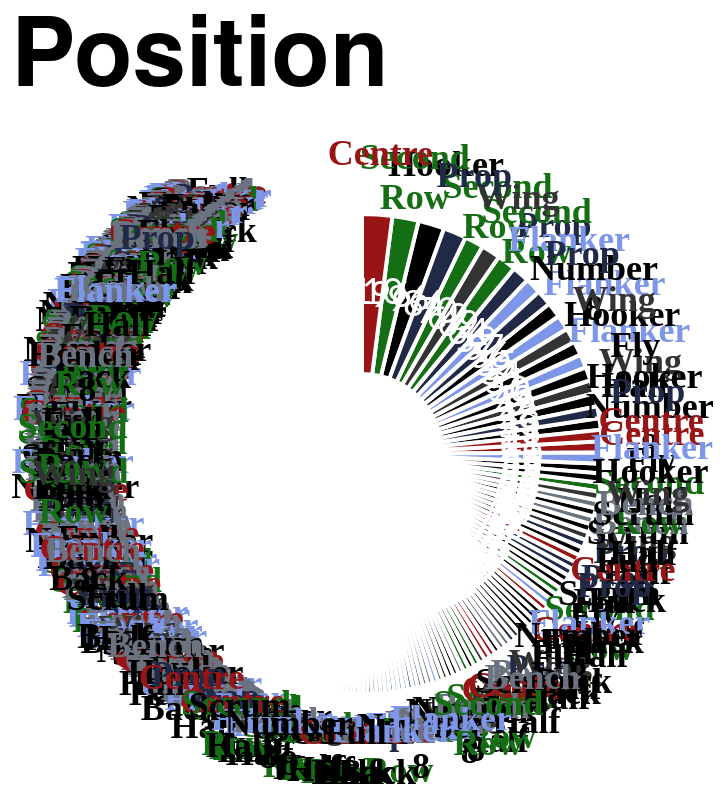

Express this chart as Vega-Lite.
### Vega-Lite specification from a JSON file in a GitHub repository (floating-point values rounded to 4 significant figures; data arrays with more than 128 entries replaced by an {"elided": "..."} marker saying what was removed)
{"config": {"axis": {"labelFont": "PT Sans Narrow, Helvetica Neue, Helvetica, Arial, sans-serif", "titleFont": "PT Sans Narrow, Helvetica Neue, Helvetica, Arial, sans-serif", "labelFontSize": 13, "titleFontSize": 24, "gridColor": "#202947", "gridOpacity": 0.2, "zindex": 1}, "text": {"font": "Lato, sans-serif"}, "bar": {"cornerRadiusEnd": 5}, "header": {"labelFont": "PT Sans Narrow, Helvetica Neue, Helvetica, Arial, sans-serif", "titleFont": "PT Sans Narrow, Helvetica Neue, Helvetica, Arial, sans-serif", "labelFontSize": 24, "titleFontSize": 28, "labelFontWeight": "bold", "orient": "left"}, "legend": {"labelFont": "PT Sans Narrow, Helvetica Neue, Helvetica, Arial, sans-serif", "titleFont": "PT Sans Narrow, Helvetica Neue, Helvetica, Arial, sans-serif", "labelFontSize": 14, "titleFontSize": 16, "titlePadding": 5, "fillColor": "white", "strokeColor": "black", "padding": 10, "titleFontWeight": "lighter", "titleFontStyle": "italic", "titleColor": "gray", "offset": 10}, "title": {"font": "PT Sans Narrow, Helvetica Neue, Helvetica, Arial, sans-serif", "fontSize": 48, "fontWeight": "bold", "anchor": "start", "align": "center", "titlePadding": 20, "subtitlePadding": 10, "subtitleFontSize": 13, "subtitleColor": "", "subtitleFontStyle": "italic", "offset": 15, "color": "black"}, "axisX": {"labelAngle": 0}, "facet": {"title": null, "header": null, "align": {"row": "each", "column": "each"}, "spacing": 10}, "resolve": {"scale": {"y": "independent", "facet": "independent"}}, "background": "transparent", "scale": {"offsetBandPaddingOuter": 0.2, "offsetBandPaddingInner": 0.1}, "view": {"stroke": null, "background": "transparent"}}, "layer": [{"mark": {"type": "arc", "innerRadius": 40, "outerRadius": 120, "stroke": "#ffffff", "strokeWidth": 2}, "encoding": {"color": {"field": "position", "legend": null, "scale": {"domain": ["Prop", "Flanker", "Second Row", "Centre", "Wing", "Fly Half", "Hooker", "Scrum Half", "Full Back", "Number 8", "Bench"], "range": ["#202946", "#7d96e8", "#146f14", "#991515", "#333333", "#000000", "#000000", "#000000", "#000000", "#000000", "#6b7280"]}, "sort": {"field": "sort_order", "op": "min", "order": "ascending"}, "type": "nominal"}, "order": {"field": "appearances", "sort": "ascending", "type": "quantitative"}, "theta": {"field": "appearances", "sort": "descending", "stack": true, "title": "Appearances", "type": "quantitative"}, "tooltip": [{"field": "player", "title": "Player", "type": "nominal"}, {"field": "position", "title": "Position", "type": "nominal"}, {"field": "appearances", "title": "Appearances", "type": "quantitative"}]}}, {"mark": {"type": "text", "dy": -5, "font": "PT Sans Narrow", "fontSize": 18, "fontWeight": "bold", "radius": 145}, "encoding": {"color": {"field": "position", "legend": null, "scale": {"domain": ["Prop", "Flanker", "Second Row", "Centre", "Wing", "Fly Half", "Hooker", "Scrum Half", "Full Back", "Number 8", "Bench"], "range": ["#202946", "#7d96e8", "#146f14", "#991515", "#333333", "#000000", "#000000", "#000000", "#000000", "#000000", "#6b7280"]}, "type": "nominal"}, "opacity": {"condition": {"test": "datum.appearances > 2", "value": 1}, "value": 0}, "order": {"field": "appearances", "sort": "ascending", "type": "quantitative"}, "text": {"field": "position_label", "type": "nominal"}, "theta": {"field": "appearances", "sort": "descending", "stack": true, "title": "Appearances", "type": "quantitative"}}, "transform": [{"calculate": "split(datum.position, ' ')", "as": "position_label"}]}, {"mark": {"type": "text", "color": "white", "fontSize": 18, "radius": 80}, "encoding": {"order": {"field": "appearances", "sort": "ascending", "type": "quantitative"}, "text": {"field": "appearances", "type": "nominal"}, "theta": {"field": "appearances", "sort": "descending", "stack": true, "title": "Appearances", "type": "quantitative"}}}], "data": {"name": "data-a3a55db37cda2f3e45c4e9206d5d8776"}, "height": 300, "resolve": {"scale": {"color": "shared"}}, "title": "Position", "width": 300, "$schema": "https://vega.github.io/schema/vega-lite/v5.20.1.json", "datasets": {"data-a3a55db37cda2f3e45c4e9206d5d8776": {"elided": "770 records"}}}
